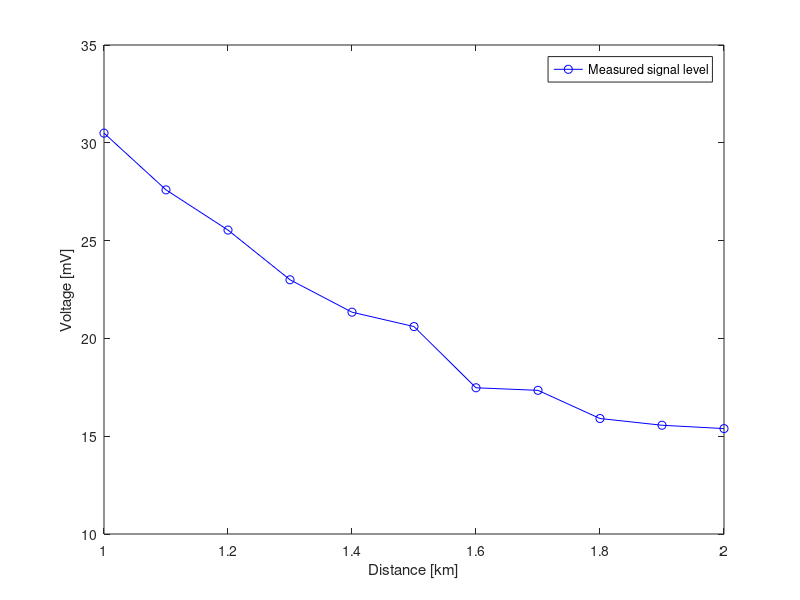
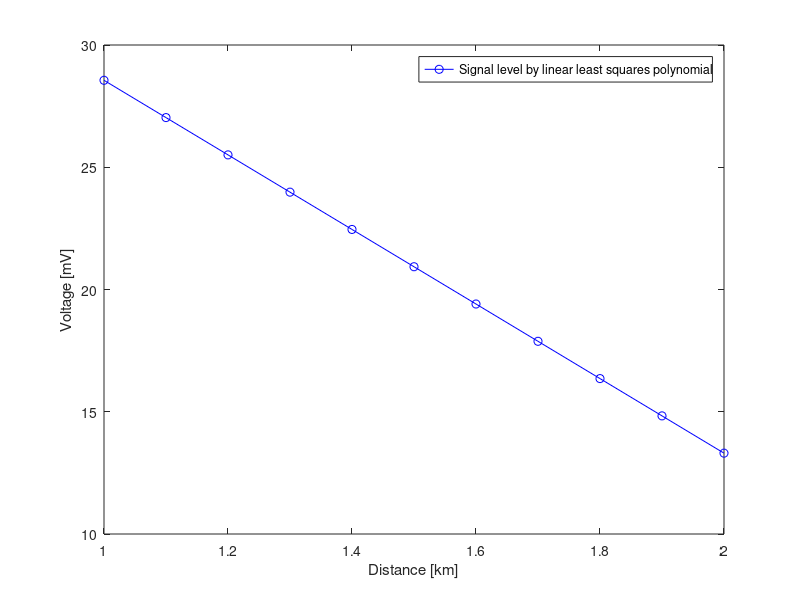
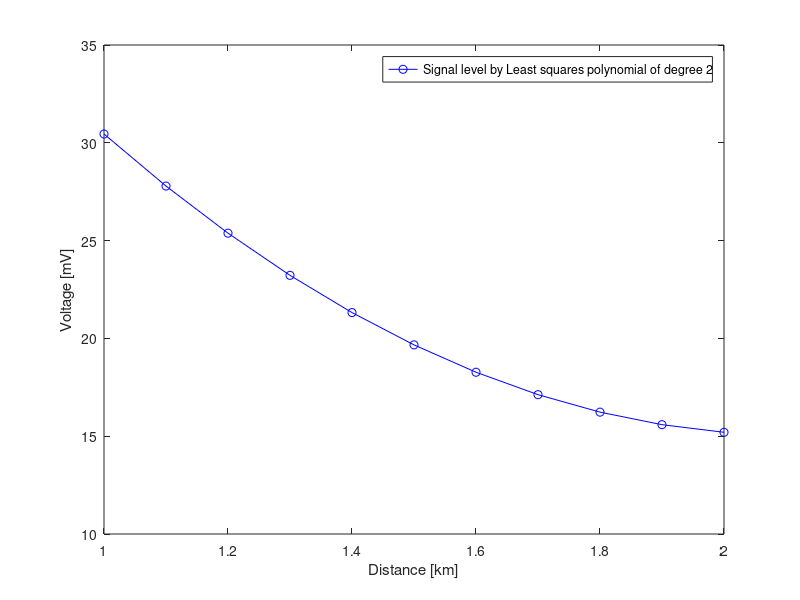
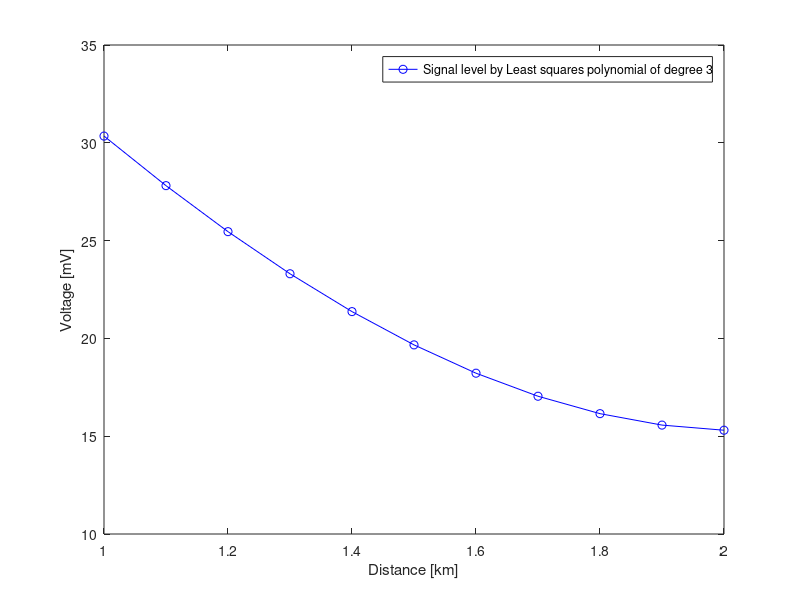

MATLAB code for these plots, in order:
clear; clc; format long;
load pr5data.dat;
distance  = pr5data(1:end,1);
voltage = pr5data(1:end,2);

figure (1);
plot(distance /1000, voltage*1000 , '-ob');
xlabel("Distance [km]");
ylabel("Voltage [mV]");
legend("Measured signal level");

% % % % % % % % % % -------- Linear least squares polynomial ------

voltage_1=[];E1=[];
sum1=0;sum2=0;sum3=0;sum4=0;error=0;
for a=1:1:length(distance)
    sum1=sum1+distance(a)^2;
    sum2=sum2+voltage(a);
    sum3=sum3+(distance(a)*voltage(a));
    sum4=sum4+distance(a);

end
a0= ((sum1*sum2)- (sum3*sum4))/ ((length(distance)*sum1)- (sum4^2));
a1= (((length(distance)*sum3)-(sum4*sum2)) / (length(distance)*sum1-(sum4^2)));
    
fprintf("Error for Linear least squares polynomial\n");
for b=1:1:length(distance)
    voltage_1(b)=((a1*distance(b))+a0);
    error=error + (voltage(b)-voltage_1(b))*(voltage(b)-voltage_1(b));
    fprintf("%.10f \n",error);
    E1(b)=error;
end

figure(2);
plot(distance/1000,voltage_1*1000,"-ob");
xlabel("Distance [km]");
ylabel("Voltage [mV]");
legend("Signal level by linear least squares polynomial");
 
% % % % % % % % % % -------- Least squares polynomial of degree 2 ------
sum5=0;sum6=0;sum7=0;sum8=0;sum9=0;sum10=0;sum11=0;sum12=0;error_1=0;
a0a1a2=[];voltage_2=[];E2=[];
for c=1:1:length(distance)
    
    sum5=sum5+(distance(c)^0); % xi^0
    sum6=sum6+(distance(c)^1); % xi^1
    sum7=sum7+(distance(c)^2); % xi^2
    sum8=sum8+(distance(c)^3); % xi^3
    sum9=sum9+(distance(c)^4); % xi^4
    sum10=sum10+(voltage(c)*distance(c)^0);  % yi*xi^0
    sum11=sum11+(voltage(c)*distance(c)^1);  % yi*xi^1
    sum12=sum12+(voltage(c)*distance(c)^2);  % yi*xi^2
    equation_1=[sum5 sum6 sum7;
                sum6 sum7 sum8;
                sum7 sum8 sum9];
    equation_2=[sum10;
                sum11;
                sum12]; 
    a0a1a2=(equation_1)\(equation_2);
end
fprintf("\nError for Least squares polynomial of degree 2\n");
for d=1:1:length(distance)
        voltage_2(d)=a0a1a2(1)+a0a1a2(2)*distance(d)+a0a1a2(3)*(distance(d)^2);
        error_1=error_1+ ((voltage(d)-voltage_2(d))*(voltage(d)-voltage_2(d)));
        fprintf("%.10f\n",error_1);
        E2(d)=error_1;       
end


figure(3);
plot(distance/1000,voltage_2*1000,"-ob");
xlabel("Distance [km]");
ylabel("Voltage [mV]");
legend("Signal level by Least squares polynomial of degree 2");

% % % % % % % % % % -------- Least squares polynomial of degree 3 ------
sum13=0;sum14=0;sum15=0;sum16=0;sum17=0;sum18=0;sum19=0;sum20=0;sum21=0;sum22=0;sum23=0;error_2=0;
a0a1a2a3=[];voltage_3=[];E3=[];
for e=1:1:length(distance)
    sum13=sum13+(distance(e)^0); % xi^0
    sum14=sum14+(distance(e)^1); % xi^1
    sum15=sum15+(distance(e)^2); % xi^2
    sum16=sum16+(distance(e)^3); % xi^3
    sum17=sum17+(distance(e)^4); % xi^4
    sum18=sum18+(distance(e)^5); % xi^5
    sum19=sum19+(distance(e)^6); % xi^6    
    sum20=sum20+(voltage(e)*distance(e)^0);  % yi*xi^0
    sum21=sum21+(voltage(e)*distance(e)^1);  % yi*xi^1
    sum22=sum22+(voltage(e)*distance(e)^2);  % yi*xi^2
    sum23=sum23+(voltage(e)*distance(e)^3);  % yi*xi^3
    equation_1=[sum13 sum14 sum15 sum16;
                sum14 sum15 sum16 sum17;
                sum15 sum16 sum17 sum18;
                sum16 sum17 sum18 sum19];
    equation_2=[sum20;
                sum21;
                sum22;
                sum23]; 
    a0a1a2a3=(equation_1)\(equation_2);
end
fprintf("\nError for Least squares polynomial of degree 3\n");
for f=1:1:length(distance)
        voltage_3(f)=a0a1a2a3(1)+a0a1a2a3(2)*distance(f)+a0a1a2a3(3)*(distance(f)^2)+a0a1a2a3(4)*(distance(f)^3);
        error_2=error_2+ ((voltage(f)-voltage_3(f))*(voltage(f)-voltage_3(f)));
        fprintf("%.10f\n",error_2);
        E3(f)=error_2;        
end

    
figure(4);
plot(distance/1000,voltage_3*1000,"-ob");
xlabel("Distance [km]");
ylabel("Voltage [mV]");
legend("Signal level by Least squares polynomial of degree 3");


figure(5);
plot(distance /1000, voltage*1000 , '-or');
hold on;
plot(distance/1000,voltage_1*1000,"-k");
hold on;
plot(distance/1000,voltage_2*1000,"-xb");
hold on;
plot(distance/1000,voltage_3*1000,"-g");
xlabel("Distance [km]");
ylabel("Voltage [mV]");
legend("Measured signal level","Signal level by linear least squares polynomial","Signal level by Least squares polynomial of degree 2","Signal level by Least squares polynomial of degree 3");
